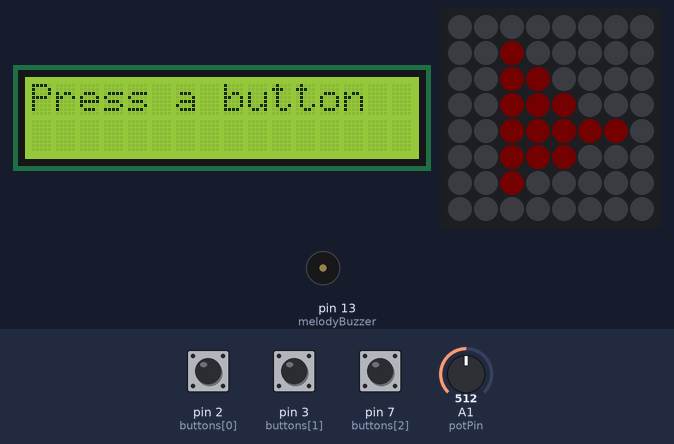
Bench run of a sketch on a simulated Arduino Uno, built with avr-gcc and run on an emulated ATmega328P. Parts: 16×2 character LCD, 8×8 RGB LED matrix (first LED top left, wired row by row), buzzer (waves = sounding). The inputs (shaded band) are chosen by the test bench; at power-on: pin 2 (buttons[0]) HIGH, pin 7 (buttons[2]) HIGH, A1 (potPin) = 512, pin 3 (buttons[1]) HIGH. Dim RGB values are drawn brighter than linear.

Above: at 1.2 s.
1.3 s: pin 2 (buttons[0]) pulled LOW for 0.15 s
At 1.94 s:
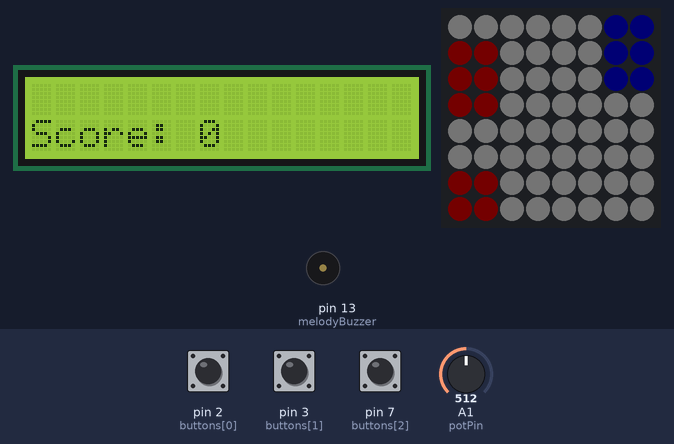
2.0 s: pin 7 (buttons[2]) pulled LOW for 3.2 s
At 5.59 s:
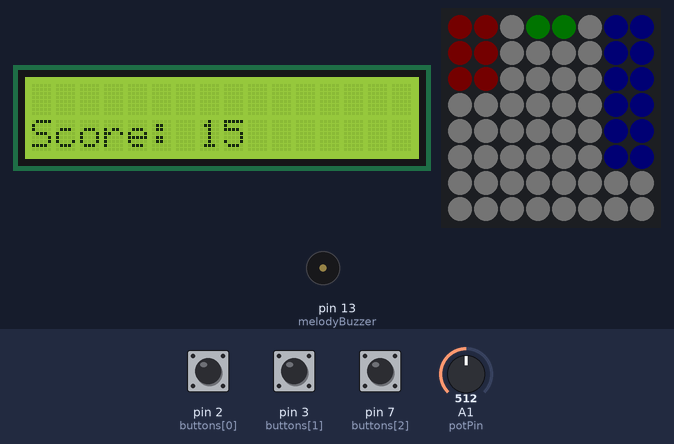
5.8 s: A1 (potPin) set to 675
8.7 s: A1 (potPin) set to 693
At 9.51 s:
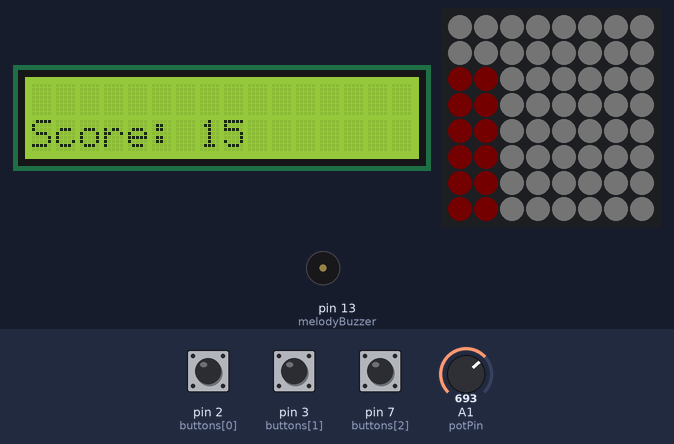
10.5 s: A1 (potPin) set to 640
At 10.74 s:
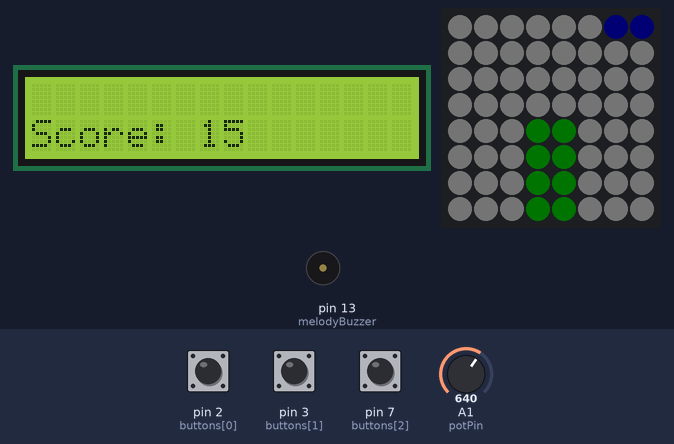
13.5 s: pin 3 (buttons[1]) pulled LOW for 1 s
At 56.6 s:
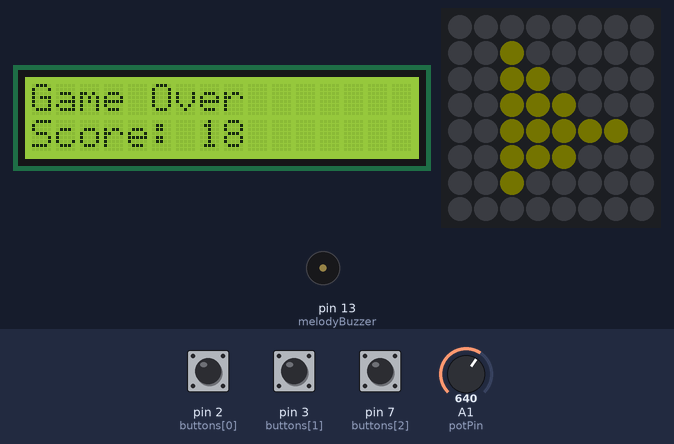
Timing chart, 0 to 58.1 s (numbered marks = the images above; inputs shaded):
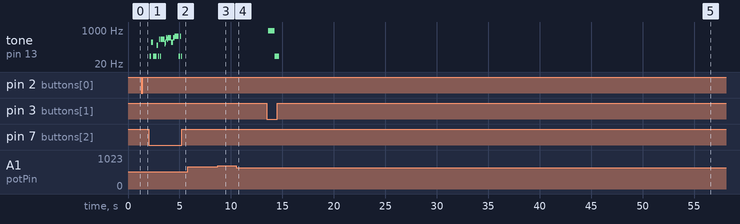

Measured:
- the behaviour switches between 681 and 682 on A1 (potPin) (found by bisection; images 2 and 3)
- after the input at 1.3 s, the display: first changes after 0.18 s (image 1 shows a later state)
- after the input at 2.0 s, tone on pin 13 (melodyBuzzer): plays 50 Hz for 0.17 s, 246 Hz for 0.16 s, 50 Hz for 0.35 s, 174 Hz for 0.17 s, 50 Hz for 0.08 s, 349 Hz for 0.08 s … (19 notes in this stretch), starting after 0.11 s
- after the input at 13.5 s, tone on pin 13 (melodyBuzzer): silent → 932 Hz after 0.12 s, → 50 Hz 0.64 s later, → silent 0.45 s later

The sketch:

main.ino
```cpp
#include "MelodyPlayer.h"
#include "tasks/Task.h"
#include "Tiles.h"
#include "Common.h"
#include "Keys.h"
#include "Game.h"

#ifndef PSTR
 #define PSTR // Make Arduino Due happy
#endif

// Array of Output Pin variables, set to the pins being used
int rs = 4, en = 5, d4 = 8, d5 = 9, d6 = 10, d7 = 11;
LiquidCrystal lcd(rs, en, d4, d5, d6, d7);

int delay_gcd = 10;

int potPin = A1;

void setup() {
    //some set up (Default Arduino Function)
   Serial.begin(9600);

   pinMode(buttons[0], INPUT_PULLUP);
   pinMode(buttons[1], INPUT_PULLUP);
   pinMode(buttons[2], INPUT_PULLUP);


   unsigned char i = 0;

   tasks[i].state = 0;
   tasks[i].period = 20;
   tasks[i].elapsedTime = 0;
   tasks[i].TickFct = &Melody_Player;
   i++;
   tasks[i].state = 0;
   tasks[i].period = 100;
   tasks[i].elapsedTime = 0;
   tasks[i].TickFct = &Tiles;
   i++;
   tasks[i].state = 0;
   tasks[i].period = 20;
   tasks[i].elapsedTime = 0;
   tasks[i].TickFct = &Keys;
   i++;
   tasks[i].state = 0;
   tasks[i].period = 20;
   tasks[i].elapsedTime = 0;
   tasks[i].TickFct = &Game;


   delay_gcd = 10; // GCD
   lcd.begin(16,2);

   matrix.begin();
   matrix.setTextWrap(false);
   matrix.setBrightness(1);


   lcd.print("Initializing Game...");
}


void loop() {
  // put your main code here, to run repeatedly:
  unsigned char i;
  int gameSpeed = map(analogRead(potPin), 0, 1023, 1, 4);

  tasks[0].period = 20 / gameSpeed;
  tasks[1].period = 100 / gameSpeed;

  for (i = 0; i < tasksNum; ++i) {
     if ( (millis() - tasks[i].elapsedTime) >= tasks[i].period - 1) {
        tasks[i].state = tasks[i].TickFct(tasks[i].state);
        tasks[i].elapsedTime = millis(); // Last time this task was ran

     }
   }


}
```

Common.h
```cpp
#ifndef COMMON
#define COMMON

#include <Adafruit_GFX.h>
#include <Adafruit_NeoMatrix.h>
#include <Adafruit_NeoPixel.h>
#include <LiquidCrystal.h>

extern Adafruit_NeoMatrix matrix;
extern unsigned short int melodyNoteIndex;
extern unsigned short int melodyLength;
extern unsigned char melodyNotes[];
extern unsigned char melodyTimes[];
extern int rs;
extern LiquidCrystal lcd;
#endif
```

Game.cpp
```cpp
#include "Game.h"
#include "Keys.h"
#include "MelodyPlayer.h"
#include "Tiles.h"
#include "Common.h"
#include <LiquidCrystal.h>

/*

Controls the global game state variable

*/
Game_States gameState = GAME_INIT;

int Game(int state){
    static bool playNote;
    static int tick;
    static bool buttonPressed;
    static NoteKey prevNote;
    static int buttonWatched;
    static int score;

    switch(state){
        case GAME_SET:{
            buttonPressed = false;
            playNote = false;
            tick = 0;
            state =  GAME_INIT;
            prevNote = NO_KEY;
            buttonWatched = -1;
            score = 0;
            break;
        }
        case GAME_INIT:{
            for(unsigned char i = 0; i < 3; i++){
                    if(button_state[i] && !buttonPressed){
                        buttonWatched = i;
                        buttonPressed = true;
                    }
                    else if(!button_state[buttonWatched] && buttonPressed){
                        state = GAME_PLAY;
                        buttonWatched = -1;
                        buttonPressed = false;
                    }
            }
            break;
        }
        case GAME_PLAY:{
            if(melodyNoteIndex >= melodyLength){
                state = GAME_END;
                buttonPressed = false;
            }

            break;
        }
        case GAME_END:{
            if(tick >= 9){
                for(unsigned char i = 0; i < 3; i++){
                    if(button_state[i] && !buttonPressed){
                        buttonWatched = i;
                        buttonPressed = true;
                    }
                    else if(!button_state[buttonWatched] && buttonPressed){
                        state = GAME_SET;
                        buttonWatched = -1;
                        buttonPressed = false;
                    }
                }
            }

            break;
        }
    }

    switch(state){
        case GAME_INIT:{
            lcd.clear();
            lcd.setCursor(0, 0);
            lcd.print("Press a button");
            break;
        }
        case GAME_PLAY:{
            int note = midiToFreq(noteToPlay);

            if(keyToPlay != NO_KEY){
                if(button_state[keyToPlay]){
                    tone(melodyBuzzer, note);
                    score++;
                }
                else{
                    bool playError = false;
                    for(int key = 0; key < 3; key++){
                        if(key != keyToPlay && button_state[key]){
                            playError = true;
                        }
                    }

                    if(playError){
                        tone(melodyBuzzer, 50);
                    }
                    else{
                        noTone(melodyBuzzer);
                    }
                }
            }
            lcd.clear();
            lcd.setCursor(0, 1);
            lcd.print("Score: ");
            lcd.print(String(score/4));

            break;
        }
        case GAME_END:{
            noTone(melodyBuzzer);
            lcd.clear();
            lcd.setCursor(0, 0);
            lcd.print("Game Over");
            lcd.setCursor(0, 1);
            lcd.print("Score: ");
            lcd.print(String(score/4));
            tick++;
            break;
        }
    }

    gameState = (Game_States)state;

    return state;
}
```

Game.h
```cpp
#ifndef GAME
#define GAME

#include <Arduino.h>

enum Game_States { GAME_SET, GAME_INIT, GAME_PLAY, GAME_END };
extern Game_States gameState;
int Game(int state);

#endif
```

Keys.cpp
```cpp
#include "Keys.h"

unsigned char buttons[3] = {2,3,7};
unsigned char button_state[3] = {0, 0, 0};

int Keys(int state){
    // Switch States
    switch(state){
        case KEY_INIT:{
            for(unsigned char i = 0; i < 3; i++){
                button_state[i] = !digitalRead(buttons[i]);

            }
            break;
        }
    }

    return state;
}
```

Keys.h
```cpp
#ifndef KEY
#define KEY

#include <Arduino.h>
extern unsigned char buttons[];
extern unsigned char button_state[];
enum Keys_States { KEY_INIT };
int Keys(int state);

#endif
```

MelodyPlayer.cpp
```cpp
#include "MelodyPlayer.h"
#include "Common.h"
#include "Game.h"
#include <math.h>

int midiToFreq(int midiNote){
  float a = 440;
  return (int)((a / 32) * pow(2, ((float)(midiNote - 9) / 12.0)));
}

int Melody_Player(int state){
    static int prevMelodyNoteTime;
    static int backgroundNoteIndex;
    static int prevBackgroundNoteTime;
    static int tick;
    switch(state){
      case MELODY_INIT:{
        if(gameState == GAME_PLAY){
          state = MELODY_PLAY;
        }

        break;
      }
      case MELODY_PLAY:{
         //State Transition
        if(gameState == GAME_END){
          state = MELODY_INIT;
        }

        break;
      }

    }
    switch(state){ // State Action
      case MELODY_INIT:{
        prevMelodyNoteTime = 0;
        melodyNoteIndex = 0;
        backgroundNoteIndex = 0;
        prevBackgroundNoteTime = 0;
        break;
      }

      case MELODY_PLAY:{
        //State Action

        // Melody
        if(melodyNoteIndex < melodyLength){
            if(prevMelodyNoteTime >= melodyTimes[melodyNoteIndex]){
                prevMelodyNoteTime = 0;
                melodyNoteIndex++;
            }
        }

        prevBackgroundNoteTime += 10;
        prevMelodyNoteTime += 10;
        tick++;
        //State Action
        break;
      }
    }

    return state;
}
```

Tiles.cpp
```cpp
#include "Tiles.h"
#include "Common.h"
#include <stdlib.h>     /* srand, rand */
#include "Game.h"

NoteKey keyToPlay = NO_KEY;
int noteToPlay = 0;

Adafruit_NeoMatrix matrix = Adafruit_NeoMatrix(8, 8, 6,
  NEO_MATRIX_TOP  + NEO_MATRIX_LEFT +
  NEO_MATRIX_ROWS + NEO_MATRIX_PROGRESSIVE,
  NEO_GRB            + NEO_KHZ800);

const uint16_t colors[] = {
  matrix.Color(255, 0, 0),
  matrix.Color(0, 255, 0),
  matrix.Color(0, 0, 255)
};

int midiNoteToNoteKey(int midiNote){
  int octave  = (midiNote - 21) % 12;

  return octave % 3;
}

int cc = 0;

int Tiles(int state){
    static int timeDisplacement;
    static int prevMelodyNoteIndex;
    static int prevLastHitNoteY;
    static int prevLastHitNoteX;

    //Read thing
    switch(state){ // State transitions
      case TILES_INIT:{

        if(gameState == GAME_PLAY){
          state = TILES_PLAY;
        }
         //State Transition
        break;
      }
      case TILES_PLAY:{
        if(gameState == GAME_END){
          state = TILES_END;
        }
         //State Transition
        break;
      }
      case TILES_END: {
        if(gameState == GAME_INIT){
          state = TILES_INIT;
        }
        break;
      }
    }
    switch(state){ // State Action
      case TILES_INIT:{
         //State Action

        prevMelodyNoteIndex = melodyNoteIndex;
        prevLastHitNoteY = 0;
        prevLastHitNoteX = 0;
        matrix.fillScreen(matrix.Color(0, 0, 0));
        matrix.fillTriangle(2, 6, 2, 1, 6, 4, matrix.Color(255, 0, 0));

        break;
      }

      case TILES_PLAY:{
        //State Action
        int totalTime = 0;
        int pos = melodyNoteIndex;
        bool adjustment = false;

        if(pos >= melodyLength){
          break;
        }

        // Clearing screen
        matrix.fillScreen(matrix.Color(255, 255, 255));

        if(prevMelodyNoteIndex == melodyNoteIndex){
          timeDisplacement += 50;
        }
        else{

          timeDisplacement = 0;
        }

        keyToPlay = NO_KEY;

        if(prevLastHitNoteY != 0){
          matrix.fillRect(prevLastHitNoteX, prevLastHitNoteY, 2, 1, colors[prevLastHitNoteX / 3]);
          prevLastHitNoteX, prevLastHitNoteY = 0;
          keyToPlay = (NoteKey)(prevLastHitNoteX / 3);
        }

        while(pos < melodyLength && totalTime <= 650) {
          totalTime += melodyTimes[pos];

          if(totalTime > 650){
            break;
          }

          NoteKey key = (NoteKey)midiNoteToNoteKey(melodyNotes[pos]);
          unsigned int rectY = 7 - ((totalTime - timeDisplacement) / 50);
          unsigned int rectX = key * 3;

          if(rectY == 6){
            prevLastHitNoteY = 7;
            prevLastHitNoteX = rectX;
            keyToPlay = key;
            noteToPlay = melodyNotes[pos];
          }

          matrix.fillRect(rectX, rectY, 2, 2, colors[key]);

          pos++;
        }


        prevMelodyNoteIndex = melodyNoteIndex;

        break;
      }

      case TILES_END:{
        matrix.fillScreen(matrix.Color(0, 0, 0));
        matrix.fillTriangle(2, 6, 2, 1, 6, 4, matrix.Color(255, 255, 0));
        break;
      }
    }

    matrix.show();
    return state;
}
```

Tiles.h
```cpp
#ifndef TILES
#define TILES

#include "MelodyPlayer.h"

enum NoteKey{A, B, C, NO_KEY};
extern NoteKey keyToPlay;
extern int noteToPlay;
enum tiles_states { TILES_INIT, TILES_PLAY, TILES_END};
int Tiles(int state);

#endif
```

Task.h
```cpp
#ifndef TASK
#define TASK

typedef struct task {
  int state;
  unsigned long period;
  unsigned long elapsedTime;
  int (*TickFct)(int);

} task;

const unsigned short tasksNum = 4;
task tasks[tasksNum];

#endif
```

Source omitted: Common.cpp (data table, 6949 bytes), MelodyPlayer.h (data table, 7999 bytes)
